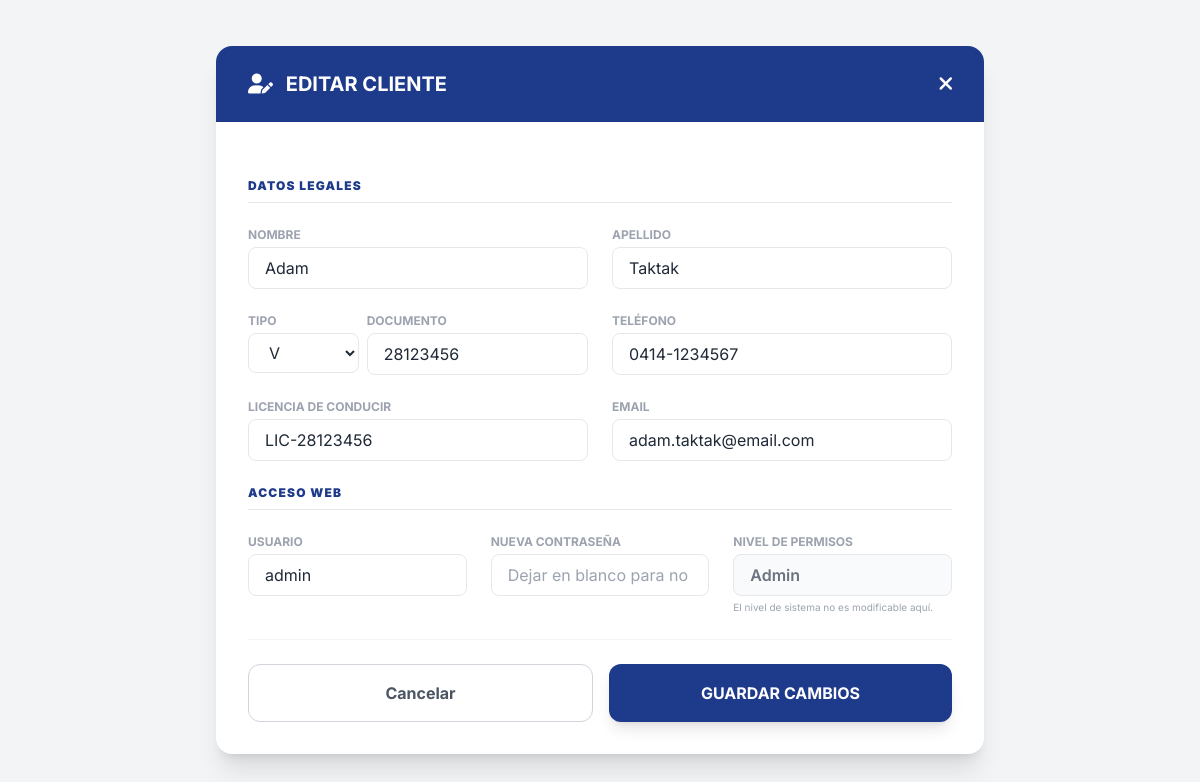
The page /views/admin/editar_cliente.php?id=1 (signed in) on the database its author committed.
### tables this page shows
CREATE TABLE `usuarios` (
  `ID_Usuario` int NOT NULL,
  `Username` varchar(50) NOT NULL,
  `Password` varchar(255) NOT NULL,
  `Nombre` varchar(50) NOT NULL,
  `Apellido` varchar(50) NOT NULL,
  `Email` varchar(100) NOT NULL,
  `Rol` enum('Admin','Cliente') NOT NULL,
  `ID_Cliente` int DEFAULT NULL
);

CREATE TABLE `clientes` (
  `ID_Cliente` int NOT NULL,
  `Tipo_Documento` enum('V','E','J','G','P') NOT NULL,
  `Numero_Documento` varchar(20) NOT NULL,
  `Nombre` varchar(50) NOT NULL,
  `Apellido` varchar(50) NOT NULL,
  `Telefono` varchar(20) DEFAULT NULL,
  `Licencia_Conducir` varchar(50) NOT NULL,
  `Email` varchar(100) DEFAULT NULL
);

### views/admin/editar_cliente.php (the view, shortened to what this page needs)
<?php
require_once '../../config/database_connection.php';
$id = (int)$_GET['id'];
$query = "SELECT c.*, u.Username, u.ID_Usuario, u.Rol FROM clientes c LEFT JOIN usuarios u ON c.ID_Cliente = u.ID_Cliente WHERE c.ID_Cliente = $id";
$cliente = $connection->query($query)->fetch_assoc();
?>
<!DOCTYPE html>
<html lang="es">
<head>
    <link rel="stylesheet" href="../../style.css">
    <script src="https://cdn.tailwindcss.com"></script>
    <link href="https://cdnjs.cloudflare.com/ajax/libs/font-awesome/6.0.0/css/all.min.css" rel="stylesheet">
</head>
<body class="bg-gray-100 min-h-screen flex items-center justify-center py-10">
    <div class="max-w-3xl w-full bg-white rounded-2xl shadow-xl overflow-hidden">
        <div class="bg-blue-900 px-8 py-6 flex justify-between items-center text-white">
            <h2 class="text-xl font-bold uppercase"><i class="fa-solid fa-user-pen mr-2"></i> Editar Cliente</h2>
            <a href="clientes.php" class="hover:text-blue-200 transition-colors"><i class="fa-solid fa-xmark text-xl"></i></a>
        </div>
        <div class="p-8">
            <form action="../../controllers/editar_cliente_controller.php" method="POST" class="space-y-6">
                <h3 class="text-xs font-black text-blue-900 uppercase tracking-widest border-b pb-2 mb-4">Datos Legales</h3>
                <div class="grid grid-cols-1 md:grid-cols-2 gap-6 mb-6">
                    <div>
                        <label class="block text-xs font-bold text-gray-400 uppercase mb-1">Nombre</label>
                        <input name="nombre" required type="text" value="<?php echo $cliente['Nombre']; ?>" class="w-full px-4 py-2 border rounded-lg outline-none focus:ring-2 focus:ring-blue-900">
                    </div>
                    <div>
                        <label class="block text-xs font-bold text-gray-400 uppercase mb-1">Apellido</label>
                        <input name="apellido" required type="text" value="<?php echo $cliente['Apellido']; ?>" class="w-full px-4 py-2 border rounded-lg outline-none focus:ring-2 focus:ring-blue-900">
                    </div>
                    <div class="flex gap-2">
                        <div class="w-1/3">
                            <label class="block text-xs font-bold text-gray-400 uppercase mb-1">Tipo</label>
                            <select name="tipo_doc" class="w-full px-4 py-2 border rounded-lg bg-white outline-none focus:ring-2 focus:ring-blue-900">
                                <option value="V" <?php echo $cliente['Tipo_Documento'] == 'V' ? 'selected' : ''; ?>>V</option>
                            </select>
                        </div>
                        <div class="w-2/3">
                            <label class="block text-xs font-bold text-gray-400 uppercase mb-1">Documento</label>
                            <input name="num_doc" required type="text" value="<?php echo $cliente['Numero_Documento']; ?>" class="w-full px-4 py-2 border rounded-lg outline-none focus:ring-2 focus:ring-blue-900">
                        </div>
                    </div>
                    <div>
                        <label class="block text-xs font-bold text-gray-400 uppercase mb-1">Teléfono</label>
                        <input name="telefono" required type="text" value="<?php echo $cliente['Telefono']; ?>" class="w-full px-4 py-2 border rounded-lg outline-none focus:ring-2 focus:ring-blue-900">
                    </div>
                    <div>
                        <label class="block text-xs font-bold text-gray-400 uppercase mb-1">Licencia de Conducir</label>
                        <input name="licencia" required type="text" value="<?php echo $cliente['Licencia_Conducir']; ?>" class="w-full px-4 py-2 border rounded-lg outline-none focus:ring-2 focus:ring-blue-900 uppercase">
                    </div>
                     <div>
                        <label class="block text-xs font-bold text-gray-400 uppercase mb-1">Email</label>
                        <input name="email" type="email" value="<?php echo $cliente['Email']; ?>" class="w-full px-4 py-2 border rounded-lg outline-none focus:ring-2 focus:ring-blue-900">
                    </div>
                </div>
                <h3 class="text-xs font-black text-blue-900 uppercase tracking-widest border-b pb-2 mb-4">Acceso Web</h3>
                <div class="grid grid-cols-1 md:grid-cols-3 gap-6">
                    <div>
                        <label class="block text-xs font-bold text-gray-400 uppercase mb-1">Usuario</label>
                        <input name="username" type="text" value="<?php echo $cliente['Username'] ?? ''; ?>" class="w-full px-4 py-2 border rounded-lg outline-none focus:ring-2 focus:ring-blue-900">
                    </div>
                    <div>
                        <label class="block text-xs font-bold text-gray-400 uppercase mb-1">Nueva Contraseña</label>
                        <input name="password" type="text" class="w-full px-4 py-2 border rounded-lg outline-none focus:ring-2 focus:ring-blue-900" placeholder="Dejar en blanco para no cambiar">
                    </div>
                    <div>
                        <label class="block text-xs font-bold text-gray-400 uppercase mb-1">Nivel de Permisos</label>
                        <div class="w-full px-4 py-2 border rounded-lg bg-gray-50 text-gray-500 font-semibold cursor-not-allowed flex items-center justify-between">
                            <span><?php echo $cliente['Rol'] ?? 'Cliente Físico'; ?></span>
                        </div>
                        <p class="text-[10px] text-gray-400 mt-1">El nivel de sistema no es modificable aquí.</p>
                    </div>
                </div>
                <div class="flex gap-4 pt-6 border-t border-gray-100">
                    <a href="clientes.php" class="flex-1 text-center py-4 border border-gray-300 rounded-xl font-bold text-gray-600 hover:bg-gray-50 transition-colors">Cancelar</a>
                    <button type="submit" class="flex-1 py-4 bg-blue-900 text-white font-bold rounded-xl shadow-lg hover:bg-blue-800 transition-colors uppercase">Guardar Cambios</button>
                </div>
            </form>
        </div>
    </div>
</body>
</html>

### style.css (style rules this page uses)
:root { --primary-blue: #1e3a8a; --hover-blue: #1e40af; --bg-light: #f8fafc; --text-main: #1f2937; --danger: #ef4444; }
html { scroll-behavior: smooth; }
body { font-family: 'Inter', sans-serif; background-color: var(--bg-light); color: var(--text-main); -webkit-font-smoothing: antialiased; -moz-osx-font-smoothing: grayscale; margin: 0; padding: 0; }
input { transition: all 0.3s ease; }
button { transition: transform 0.1s ease, background-color 0.3s ease; }

### rows shown on the page
usuarios: nombre "Adam", apellido "Taktak", num_doc "28123456", telefono "0414-1234567", licencia "LIC-28123456", email "adam.taktak@email.com", username "admin", Rol "Admin"
clientes: tipo_doc "V"
